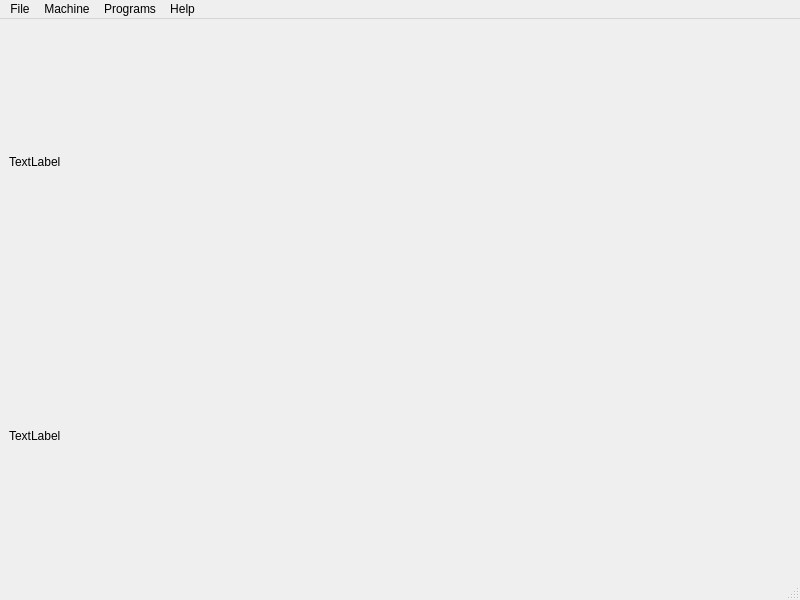
<?xml version="1.0" encoding="UTF-8"?>
<ui version="4.0">
 <class>MainWindow</class>
 <widget class="QMainWindow" name="MainWindow">
  <property name="geometry">
   <rect>
    <x>0</x>
    <y>0</y>
    <width>800</width>
    <height>600</height>
   </rect>
  </property>
  <property name="windowTitle">
   <string>MainWindow</string>
  </property>
  <widget class="QWidget" name="centralwidget">
   <layout class="QVBoxLayout" name="verticalLayout">
    <item>
     <widget class="QLabel" name="spindles_lb">
      <property name="text">
       <string>TextLabel</string>
      </property>
     </widget>
    </item>
    <item>
     <widget class="QLabel" name="spindle_lb">
      <property name="text">
       <string>TextLabel</string>
      </property>
      <property name="wordWrap">
       <bool>true</bool>
      </property>
     </widget>
    </item>
   </layout>
  </widget>
  <widget class="QMenuBar" name="menubar">
   <property name="geometry">
    <rect>
     <x>0</x>
     <y>0</y>
     <width>800</width>
     <height>24</height>
    </rect>
   </property>
   <widget class="QMenu" name="menuFile">
    <property name="title">
     <string>File</string>
    </property>
   </widget>
   <widget class="QMenu" name="menuMachine">
    <property name="title">
     <string>Machine</string>
    </property>
   </widget>
   <widget class="QMenu" name="menuPrograms">
    <property name="title">
     <string>Programs</string>
    </property>
   </widget>
   <widget class="QMenu" name="menuHelp">
    <property name="title">
     <string>Help</string>
    </property>
   </widget>
   <addaction name="menuFile"/>
   <addaction name="menuMachine"/>
   <addaction name="menuPrograms"/>
   <addaction name="menuHelp"/>
  </widget>
  <widget class="QStatusBar" name="statusbar"/>
 </widget>
 <resources/>
 <connections/>
</ui>
